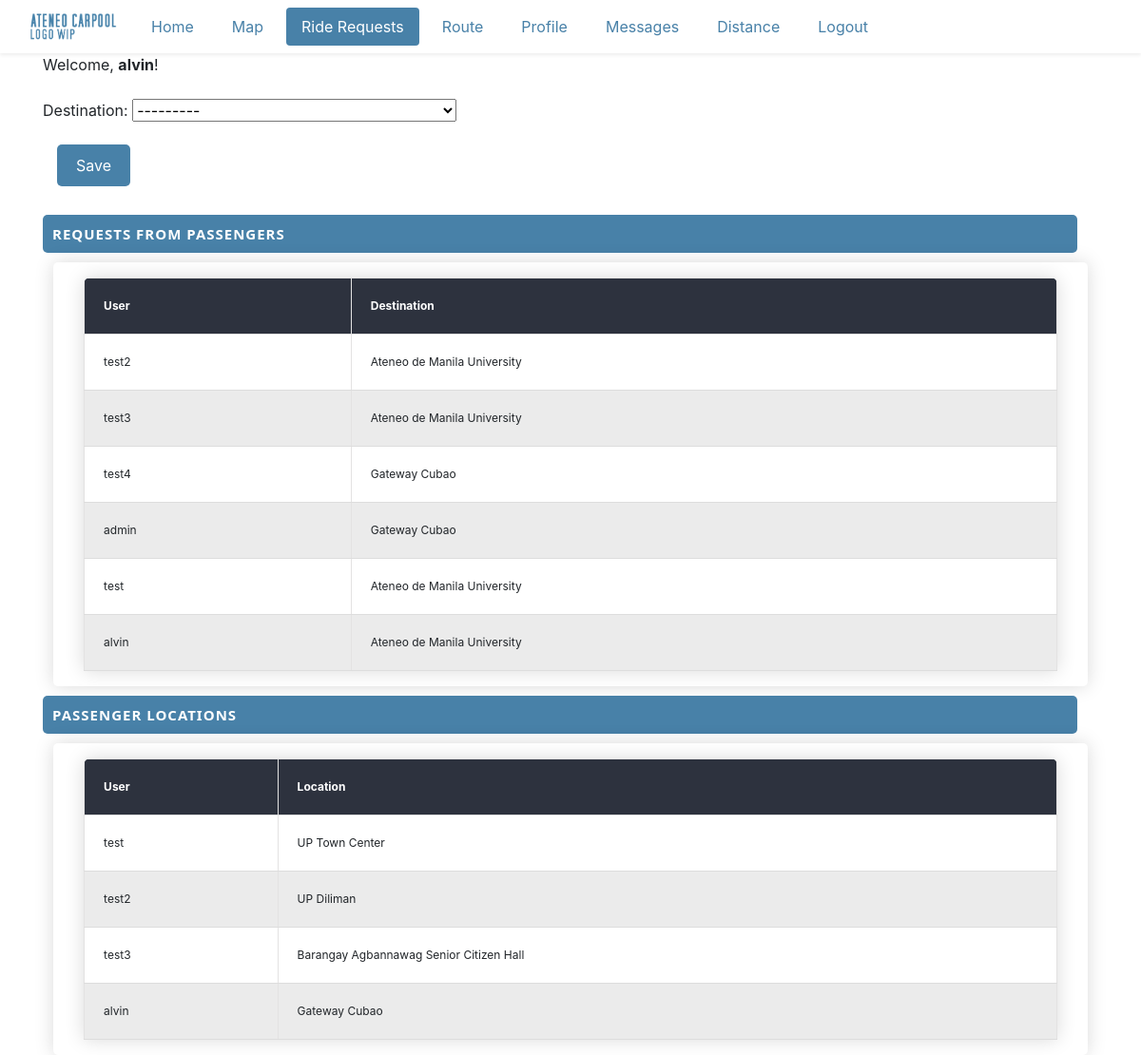
The app's page /destination_requests (signed in) with its own data.
### project_content/models.py (models this page shows, shortened)
class DestinationRequest(models.Model):
    user = models.OneToOneField(User, on_delete=models.CASCADE)
    destination = models.ForeignKey(Locations, on_delete=models.CASCADE)

class Locations(models.Model):
    name = models.CharField(max_length=500)
    zipcode = models.CharField(max_length=200, blank=True, null=True)
    city = models.CharField(max_length=200, blank=True, null=True)
    country = models.CharField(max_length=200, blank=True, null=True)
    address = models.CharField(max_length=200, blank=True, null=True)
    created_at = models.DateTimeField(auto_now_add=True, blank=True, null=True)
    edited_at = models.DateTimeField(auto_now=True)
    lat = models.CharField(max_length=200,blank=True, null=True)
    lng = models.CharField(max_length=200,blank=True, null=True)
    place_id = models.CharField(max_length=200,blank=True, null=True)
    def __str__(self):
        return self.name

class UserLocation(models.Model):
    user = models.OneToOneField(User, on_delete=models.CASCADE)
    user_location = models.CharField(max_length=255)

### project_content/views.py (the view, shortened to what this page needs)
# urls.py: path("destination_requests", DestinationRequestsView.as_view(), name='destination_requests'),
class DestinationRequestsView(View):
    template_name = "project_content/destination_requests.html"
    def get(self, request):
        form = DestinationRequestForm()
        context = {
            'form': form,
            'data': DestinationRequest.objects.all(),
            'user_locations': UserLocation.objects.all()
        }
        return render(request, self.template_name, context)

### project_content/forms.py
class DestinationRequestForm(forms.ModelForm):
    class Meta:
        model = DestinationRequest
        fields = ('destination',)

### project_content/templates/project_content/destination_requests.html (shortened to what this page needs)
{% extends 'project_content/base.html' %}
{% block content %}
<div class="pageholder container" style="width: 100%;">
    <div> Welcome, <b>{{ user }}</b>! <br><br> </div>
    <form method="post">
        {{ form.as_p }}
        <button class="ourbutton" type="submit">Save</button>
    </form>
    <div class="titleholder">
        <div class="title"> Requests from Passengers </div>
    </div>
    <div class="linkholder" style="margin-left: auto; margin-right: auto;">
            <table id="ourtable3" class="myTable m-3">
                <thead>
                    <tr>
                        <th>User</th>
                        <th>Destination</th>
                    </tr>
                </thead>
                <tbody>
                    {% for passenger in data %}
                    <tr>
                        <td> {{ passenger.user }} </td>
                        <td> {{ passenger.destination }} </td>
                    </tr>
                    {% endfor %}
                </tbody>
            </table>
     </div>
     <div class="titleholder">
        <div class="title"> Passenger Locations </div>
    </div>
    <div class="linkholder" style="margin-left: auto; margin-right: auto;">
            <table id="ourtable3" class="myTable m-3">
                <thead>
                    <tr>
                        <th>User</th>
                        <th>Location</th>
                    </tr>
                </thead>
                <tbody>
                    {% for passenger in user_locations %}
                    <tr>
                        <td> {{ passenger.user }} </td>
                        <td> {{ passenger.user_location }} </td>
                    </tr>
                    {% endfor %}
                </tbody>
            </table>
     </div>
</div>
{% endblock %}

### project_content/static/project_content/main.css (style rules this page uses)
:root { --main-color: #4881a8; --highlight-color: #004e83; --alternating-tr-color: #00000014; --light-hover-color: #00000020; --hover-color: #00000030; --dark-color: #2D323E; --alert-color: #a84848; --highlight-alert-color: #990000; --geocode-color: #0f91e7; }
.myTable { font-size: 12px; min-width: 400px; overflow: hidden; border-radius: 7px 7px 0 0; box-shadow: 0 0 20px rgba(0, 0, 0, .15); }
.myTable th { background-color: var(--dark-color); color: white; font-weight: bold; }
.myTable td, .myTable th { border: 0.01em solid #e3e2e2; padding: 20px; text-align: left; border-bottom: 1px solid #ddd; }
.myTable tr:nth-child(even) { background-color: var(--alternating-tr-color); }
.pageholder, form { display: flex; flex-direction: column; justify-content: center; width: 80%; }
.titleholder, .linkholder { display: flex; margin-top: 10px; width: 98%; border-radius: 5px; }
.ourbutton { margin-right: 10px; padding: 10px 20px; width: fit-content; margin-left: 15px; margin-bottom: 20px; border-radius: 5px; border: none; background-color: rgb(0, 0, 80); color: white }
form { width:100%; }
.titleholder { display: 'flex'; justify-content:'space-between'; background-color: var(--main-color); align-items: center; height: 40px; }
.linkholder { box-shadow: 0 0 20px rgba(0, 0, 0, .15); flex-direction: column; padding-left: 16px; padding-right: 16px; }
.title { color: white; margin-left: 10px; font-weight: bold; font-size: 15px; font-family: 'Segoe UI', Tahoma, Geneva, Verdana, sans-serif; text-transform: uppercase; letter-spacing: 1px; }
.ourbutton { background-color: var(--main-color); transition: background-color .15s ease-in-out; }
tr { transition: all 0.6s ease-in-out; }

### records on screen
DestinationRequest: user "test2", destination "Ateneo de Manila University"
DestinationRequest: user "test3", destination "Ateneo de Manila University"
DestinationRequest: user "test4", destination "Gateway Cubao"
DestinationRequest: user "admin", destination "Gateway Cubao"
DestinationRequest: user "test", destination "Ateneo de Manila University"
DestinationRequest: user "alvin", destination "Ateneo de Manila University"
UserLocation: user "test", user_location "UP Town Center"
UserLocation: user "test2", user_location "UP Diliman"
UserLocation: user "test3", user_location "Barangay Agbannawag Senior Citizen Hall"
UserLocation: user "alvin", user_location "Gateway Cubao"

### other values on screen
{{ user }} "alvin"
